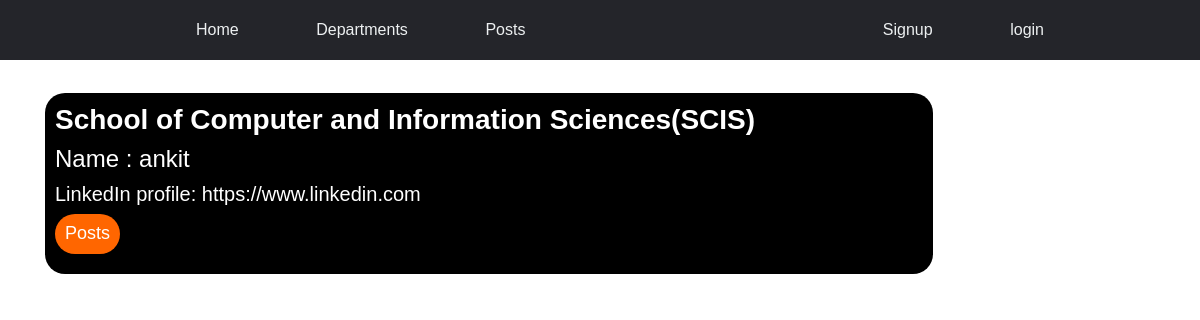
The app's page /department/students/1/, older data.
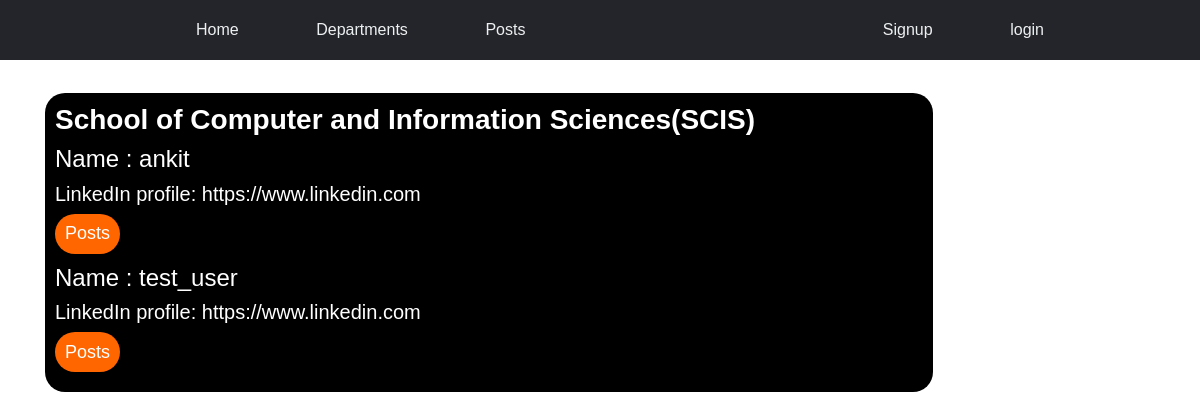
The same page, newer data.
### accounts/models.py (models this page shows, shortened)
class UserProfile(models.Model):
    user = models.OneToOneField(User,on_delete=models.CASCADE)
    username = models.CharField(max_length=150, blank=True, null=True)
    linkedin_url = models.URLField(blank=True)
    profile_pic = models.ImageField(upload_to='profile_pics', blank=True, null=True)
    department = models.ForeignKey(Department, related_name='students', on_delete=models.CASCADE)
    course = models.CharField(max_length=50)
    year = models.PositiveIntegerField(validators=[MaxValueValidator(limit_value=8),MinValueValidator(limit_value=1)])
    description = models.TextField(max_length=250)

### department/views.py (the view)
# urls.py: path('students/<int:pk>/', views.dept_students, name='students'),
def dept_students(request, pk):
    department = get_object_or_404(Department, pk=pk)
    students = department.students.all()
    return render(request, 'department/department_students.html',
                            {'department': department,
                            'students': students,})

### department/templates/department/department_students.html
{% extends 'base.html' %}
{% block content %}
<div class='post-list'>
    <h3><a href="{% url 'department:details' pk=department.pk %}">{{ department.name }}</a></h3>
    {% for student in students %}
    <a href="{% url 'accounts:profile' pk=student.user.pk %}">
        <h4>Name : {{ student.username }}</h4>
    </a>
    <h5>LinkedIn profile: {{student.linkedin_url }}</h5>
    <a href="{% url 'accounts:posts' pk=student.user.pk %}"><button>Posts</button></a>
    {% empty %}
    <h1>No Students registered to this department till now</h1>
    {% endfor %}
</div>
{% endblock %}

Row changes from the older to the newer data that the page shows:
added UserProfile: username "test_user", linkedin_url "https://www.linkedin.com"
